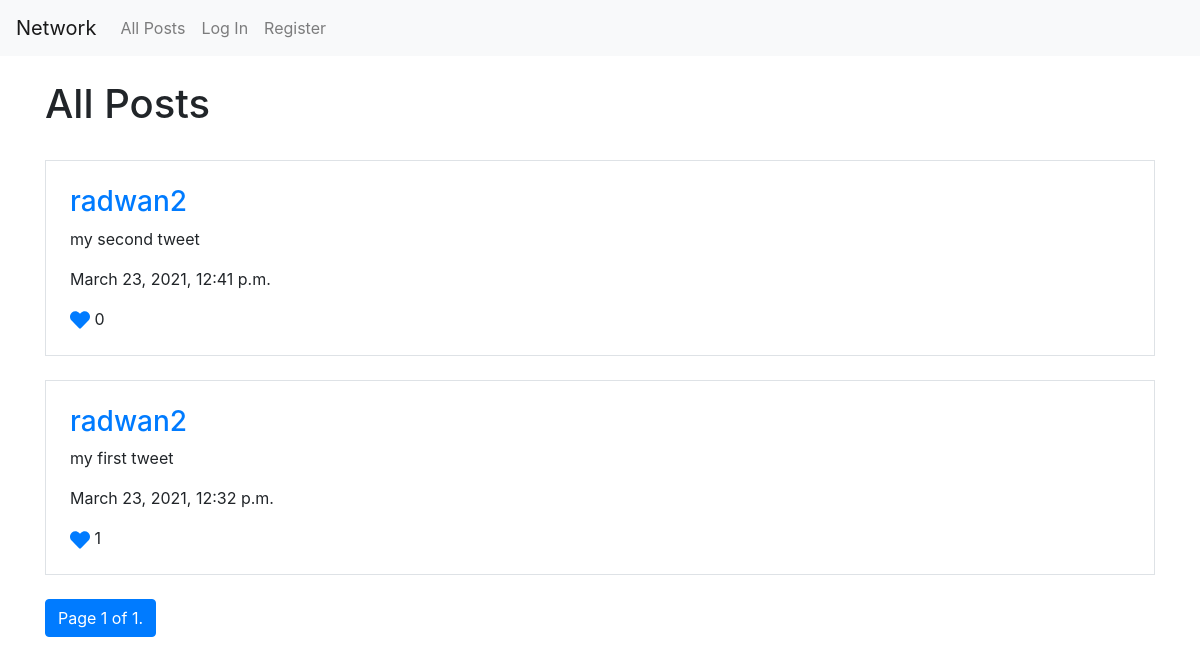
The page / on the database its author committed.
### network/models.py (models this page shows)
class Post(models.Model):
    content = models.CharField(max_length=255)
    user = models.ForeignKey(User, on_delete=models.CASCADE, related_name="posts")
    created_at = models.DateTimeField(auto_now_add=True)
    likedBy = models.ManyToManyField(User, default=None, blank=True, related_name="likes")
    @property
    def likesCount(self):
        return self.likedBy.all().count()

class User(AbstractUser):
    pass

### network/views.py (the view)
# urls.py: path("", views.index, name="index"),
def index(request):
    page_number = request.GET.get('page')
    return render(request, "network/index.html", {
        'posts': Paginator(Post.objects.order_by('-created_at'), 10).get_page(page_number),
        "title": "All Posts"
    })

### network/templates/network/index.html (shortened to what this page needs)
{% extends "network/layout.html" %}
{% block body %}
    <div class="container">
        <div class="row">
            <div class="col mt-4">
                <h1>{{ title }}</h1>
            </div>
        </div>
        <div class="row">
            <div class="col-12">
                {% for post in posts %}
                    {% include 'components/post.html' %}
                {% endfor %}
            </div>
        </div>
        <div class="row">
            <div class="col">
                <nav aria-label="Page navigation example">
                    <ul class="pagination">
                        <li class="page-item active">
                            <span class="page-link">Page {{ posts.number }} of {{ posts.paginator.num_pages }}.</span>
                        </li>
                    </ul>
                </nav>
            </div>
        </div>
    </div>
{% endblock %}

### network/templates/components/post.html (shortened to what this page needs)
<div class="border p-4 my-4">
    <h3>
        <a href="{% url 'profile' post.user.id %}">{{ post.user.username }}</a>
    </h3>
    <p id="post-content-{{ post.id }}">{{ post.content }}</p>
    <p>{{ post.created_at }}</p>
    <div>
        <a href="{% url 'toggle_like' post.id %}" onClick="toggleLike(event, {{ post.id }})">
        </a>
        <span id="likes-count-{{ post.id }}">{{ post.likesCount  }}</span>
    </div>
</div>

### rows shown on the page
Post: user.username "radwan2", content "my second tweet", created_at "March 23, 2021, 12:41 p.m.", likesCount "0"
Post: user.username "radwan2", content "my first tweet", created_at "March 23, 2021, 12:32 p.m.", likesCount "1"

### other values the page prints
{{ title }} "All Posts"
{{ posts.number }} "1"
{{ posts.paginator.num_pages }} "1"
